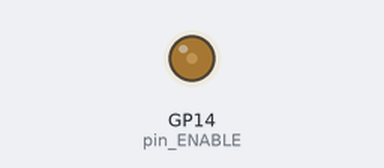
A program run on a simulated Raspberry Pi Pico running MicroPython. Shown: output pins drawn as LEDs (lit = HIGH). At 24.0 s the program stops and its outputs stay as they are.

Above: at 0.1 s.
At 9.1 s:
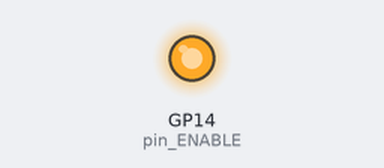
At 15.1 s:
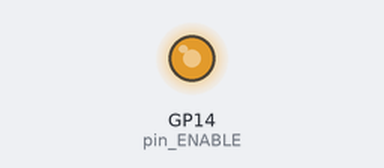
At 24.1 s:
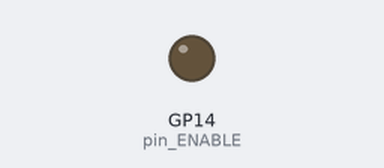
Timing chart, 0 to 25.5 s (numbered marks = the images above):
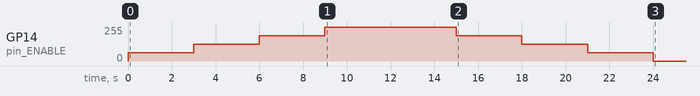

The program:

fan_OK_hbridge.py
```python
from machine import Pin, ADC, PWM
import time


POT = ADC(0)
pin_ENABLE = PWM(Pin(14))

pin_ENABLE.freq(100)

# while True:
#     pin_ENABLE.duty_u16(65000)
#

# speed can vary from 0 to 100
def set_fan_speed(speed):
    pin_ENABLE.duty_u16(int(speed*65000/100))
#     print(f'speed: {speed}%')


def crescendo():
    while True:
    #    val = POT.read_u16()
    #    print(val)
    #    pin_ENABLE.duty_u16(val)
        for i in range(65):
            val = i*1000
            print(val)
            pin_ENABLE.duty_u16(val)
            time.sleep(1)


        for i in range(65, 0, -1):
            val = i*1000
            print(val)
            pin_ENABLE.duty_u16(val)
            time.sleep(1)


def test_3_speeds():
    set_fan_speed(25)
    time.sleep(3)
    set_fan_speed(50)
    time.sleep(3)
    set_fan_speed(75)
    time.sleep(3)
    set_fan_speed(100)
    time.sleep(6)
    set_fan_speed(75)
    time.sleep(3)
    set_fan_speed(50)
    time.sleep(3)
    set_fan_speed(25)
    time.sleep(3)
    set_fan_speed(0)


def main():
#     crescendo()

    test_3_speeds()


set_fan_speed(0)

if __name__ == "__main__":
    main()
```

Measured:
- by itself, GP14 (pin_ENABLE): 63/255 → 126/255 at 3.0 s, → 190/255 3.0 s later, → 253/255 3.0 s later, → 190/255 6.0 s later, … (7 changes in this stretch)
